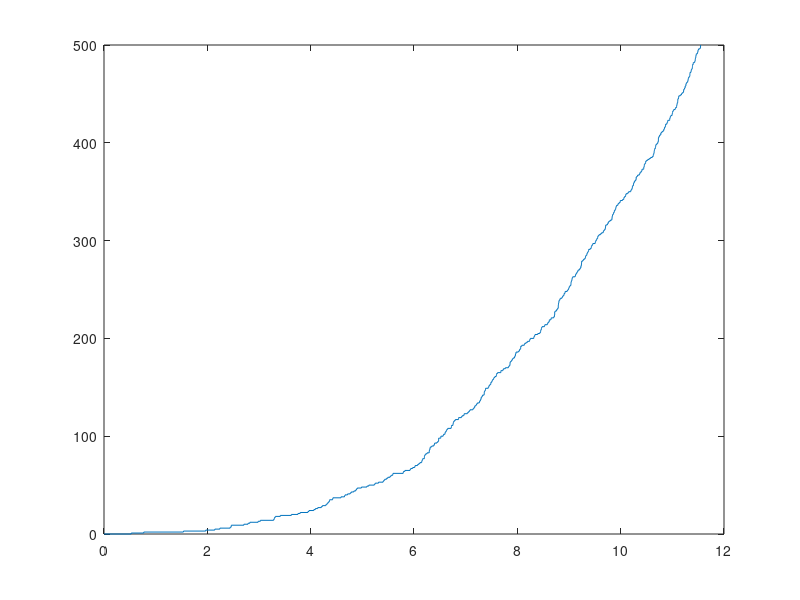

Write MATLAB code to recreate this figure.
%% simulates this process until 500 jumps
clear all 
e = exprnd(1,1,500); % tau_1,tau_2.. are IID Exp
for i = 1: 500
    t(i) = sum(e(1:i));
end 
m = (t.*3).^(1/3); % inverse for lambda(t)=t^2
stairs([0,m], 0:length(m))
